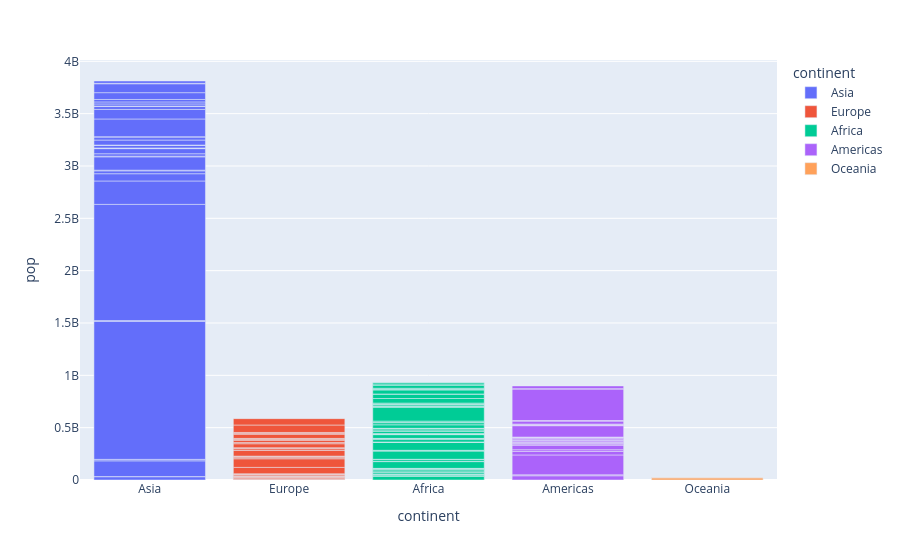

The cell this chart's notebook holds for it:
### Code cell
df_1 = data[data['year']==2007]
px.bar(df_1,x='continent',y='pop',color='continent')

### Figure 1 — Plotly figure (JSON) as saved in the notebook; plotly's stock layout.template omitted (floating-point values rounded to 4 significant figures)
{"data": [{"hovertemplate": "continent=%{x}<br>pop=%{y}<extra></extra>", "legendgroup": "Asia", "marker": {"color": "#636efa", "pattern": {"shape": ""}}, "name": "Asia", "orientation": "v", "showlegend": true, "textposition": "auto", "type": "bar", "x": ["Asia", "Asia", "Asia", "Asia", "Asia", "Asia", "Asia", "Asia", "Asia", "Asia", "Asia", "Asia", "Asia", "Asia", "Asia", "Asia", "Asia", "Asia", "Asia", "Asia", "Asia", "Asia", "Asia", "Asia", "Asia", "Asia", "Asia", "Asia", "Asia", "Asia", "Asia", "Asia", "Asia"], "xaxis": "x", "y": [31889923, 708573, 150448339, 14131858, 1318683096, 6980412, 1110396331, 223547000, 69453570, 27499638, 6426679, 127467972, 6053193, 23301725, 49044790, 2505559, 3921278, 24821286, 2874127, 47761980, 28901790, 3204897, 169270617, 91077287, 27601038, 4553009, 20378239, 19314747, 23174294, 65068149, 85262356, 4018332, 22211743], "yaxis": "y"}, {"hovertemplate": "continent=%{x}<br>pop=%{y}<extra></extra>", "legendgroup": "Europe", "marker": {"color": "#EF553B", "pattern": {"shape": ""}}, "name": "Europe", "orientation": "v", "showlegend": true, "textposition": "auto", "type": "bar", "x": ["Europe", "Europe", "Europe", "Europe", "Europe", "Europe", "Europe", "Europe", "Europe", "Europe", "Europe", "Europe", "Europe", "Europe", "Europe", "Europe", "Europe", "Europe", "Europe", "Europe", "Europe", "Europe", "Europe", "Europe", "Europe", "Europe", "Europe", "Europe", "Europe", "Europe"], "xaxis": "x", "y": [3600523, 8199783, 10392226, 4552198, 7322858, 4493312, 10228744, 5468120, 5238460, 61083916, 82400996, 10706290, 9956108, 301931, 4109086, 58147733, 684736, 16570613, 4627926, 38518241, 10642836, 22276056, 10150265, 5447502, 2009245, 40448191, 9031088, 7554661, 71158647, 60776238], "yaxis": "y"}, {"hovertemplate": "continent=%{x}<br>pop=%{y}<extra></extra>", "legendgroup": "Africa", "marker": {"color": "#00cc96", "pattern": {"shape": ""}}, "name": "Africa", "orientation": "v", "showlegend": true, "textposition": "auto", "type": "bar", "x": ["Africa", "Africa", "Africa", "Africa", "Africa", "Africa", "Africa", "Africa", "Africa", "Africa", "Africa", "Africa", "Africa", "Africa", "Africa", "Africa", "Africa", "Africa", "Africa", "Africa", "Africa", "Africa", "Africa", "Africa", "Africa", "Africa", "Africa", "Africa", "Africa", "Africa", "Africa", "Africa", "Africa", "Africa", "Africa", "Africa", "Africa", "Africa", "Africa", "Africa", "Africa", "Africa", "Africa", "Africa", "Africa", "Africa", "Africa", "Africa", "Africa", "Africa", "Africa", "Africa"], "xaxis": "x", "y": [33333216, 12420476, 8078314, 1639131, 14326203, 8390505, 17696293, 4369038, 10238807, 710960, 64606759, 3800610, 18013409, 496374, 80264543, 551201, 4906585, 76511887, 1454867, 1688359, 22873338, 9947814, 1472041, 35610177, 2012649, 3193942, 6036914, 19167654, 13327079, 12031795, 3270065, 1250882, 33757175, 19951656, 2055080, 12894865, 135031164, 798094, 8860588, 199579, 12267493, 6144562, 9118773, 43997828, 42292929, 1133066, 38139640, 5701579, 10276158, 29170398, 11746035, 12311143], "yaxis": "y"}, {"hovertemplate": "continent=%{x}<br>pop=%{y}<extra></extra>", "legendgroup": "Americas", "marker": {"color": "#ab63fa", "pattern": {"shape": ""}}, "name": "Americas", "orientation": "v", "showlegend": true, "textposition": "auto", "type": "bar", "x": ["Americas", "Americas", "Americas", "Americas", "Americas", "Americas", "Americas", "Americas", "Americas", "Americas", "Americas", "Americas", "Americas", "Americas", "Americas", "Americas", "Americas", "Americas", "Americas", "Americas", "Americas", "Americas", "Americas", "Americas", "Americas"], "xaxis": "x", "y": [40301927, 9119152, 190010647, 33390141, 16284741, 44227550, 4133884, 11416987, 9319622, 13755680, 6939688, 12572928, 8502814, 7483763, 2780132, 108700891, 5675356, 3242173, 6667147, 28674757, 3942491, 1056608, 301139947, 3447496, 26084662], "yaxis": "y"}, {"hovertemplate": "continent=%{x}<br>pop=%{y}<extra></extra>", "legendgroup": "Oceania", "marker": {"color": "#FFA15A", "pattern": {"shape": ""}}, "name": "Oceania", "orientation": "v", "showlegend": true, "textposition": "auto", "type": "bar", "x": ["Oceania", "Oceania"], "xaxis": "x", "y": [20434176, 4115771], "yaxis": "y"}], "layout": {"barmode": "relative", "legend": {"title": {"text": "continent"}, "tracegroupgap": 0}, "margin": {"t": 60}, "xaxis": {"anchor": "y", "categoryarray": ["Asia", "Europe", "Africa", "Americas", "Oceania"], "categoryorder": "array", "domain": [0, 1], "title": {"text": "continent"}}, "yaxis": {"anchor": "x", "domain": [0, 1], "title": {"text": "pop"}}}}
